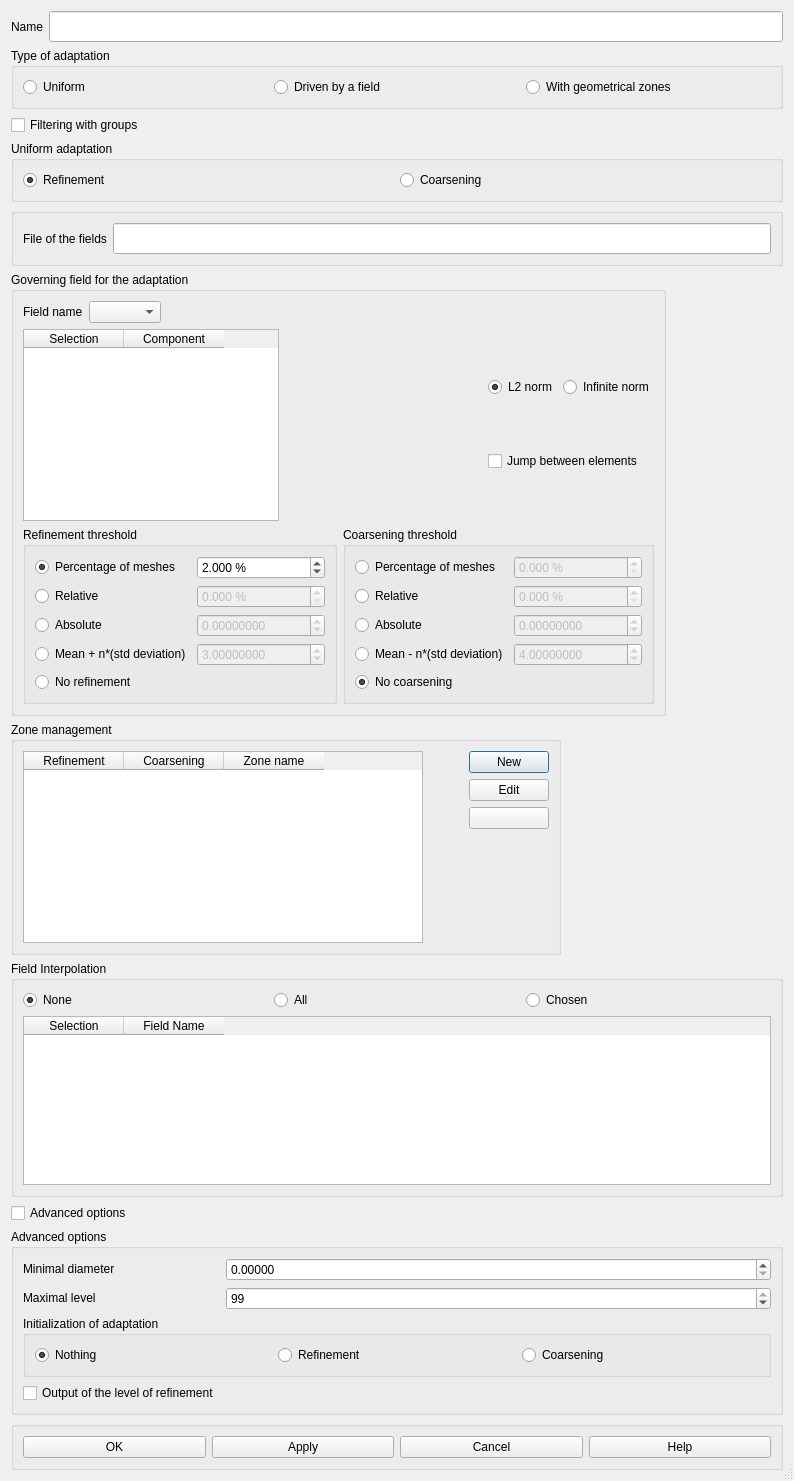
<?xml version="1.0" encoding="UTF-8"?>
<ui version="4.0">
 <class>CreateHypothesis</class>
 <widget class="QDialog" name="CreateHypothesis">
  <property name="geometry">
   <rect>
    <x>0</x>
    <y>0</y>
    <width>794</width>
    <height>1481</height>
   </rect>
  </property>
  <property name="sizePolicy">
   <sizepolicy hsizetype="Fixed" vsizetype="Fixed">
    <horstretch>0</horstretch>
    <verstretch>0</verstretch>
   </sizepolicy>
  </property>
  <property name="windowTitle">
   <string>Create an hypothesis</string>
  </property>
  <property name="autoFillBackground">
   <bool>true</bool>
  </property>
  <property name="sizeGripEnabled">
   <bool>true</bool>
  </property>
  <layout class="QGridLayout" name="gridLayout_3">
   <item row="0" column="1">
    <widget class="QLineEdit" name="LEHypothesisName">
     <property name="minimumSize">
      <size>
       <width>382</width>
       <height>31</height>
      </size>
     </property>
     <property name="maxLength">
      <number>32</number>
     </property>
    </widget>
   </item>
   <item row="1" column="0" colspan="2">
    <widget class="QGroupBox" name="GBTypeAdaptation">
     <property name="title">
      <string>Type of adaptation</string>
     </property>
     <layout class="QHBoxLayout">
      <property name="spacing">
       <number>6</number>
      </property>
      <property name="margin">
       <number>9</number>
      </property>
      <item>
       <widget class="QRadioButton" name="RBUniforme">
        <property name="text">
         <string>Uniform</string>
        </property>
        <property name="checkable">
         <bool>true</bool>
        </property>
       </widget>
      </item>
      <item>
       <widget class="QRadioButton" name="RBChamp">
        <property name="text">
         <string>Driven by a field</string>
        </property>
       </widget>
      </item>
      <item>
       <widget class="QRadioButton" name="RBZone">
        <property name="text">
         <string>With geometrical zones</string>
        </property>
       </widget>
      </item>
     </layout>
    </widget>
   </item>
   <item row="3" column="0" colspan="2">
    <widget class="QGroupBox" name="GBUniform">
     <property name="title">
      <string>Uniform adaptation</string>
     </property>
     <layout class="QGridLayout">
      <property name="margin">
       <number>9</number>
      </property>
      <property name="spacing">
       <number>6</number>
      </property>
      <item row="0" column="1">
       <widget class="QRadioButton" name="RBUniDera">
        <property name="text">
         <string>Coarsening</string>
        </property>
       </widget>
      </item>
      <item row="0" column="0">
       <widget class="QRadioButton" name="RBUniRaff">
        <property name="text">
         <string>Refinement</string>
        </property>
        <property name="checked">
         <bool>true</bool>
        </property>
       </widget>
      </item>
     </layout>
    </widget>
   </item>
   <item row="4" column="0" colspan="2">
    <widget class="QGroupBox" name="GBFieldFile">
     <property name="title">
      <string/>
     </property>
     <layout class="QGridLayout">
      <property name="margin">
       <number>9</number>
      </property>
      <property name="spacing">
       <number>6</number>
      </property>
      <item row="0" column="0">
       <widget class="QLabel" name="FieldFile">
        <property name="text">
         <string>File of the fields</string>
        </property>
       </widget>
      </item>
      <item row="0" column="1">
       <widget class="QLineEdit" name="LEFieldFile">
        <property name="minimumSize">
         <size>
          <width>282</width>
          <height>31</height>
         </size>
        </property>
       </widget>
      </item>
     </layout>
    </widget>
   </item>
   <item row="5" column="0" colspan="2">
    <widget class="QGroupBox" name="GBFieldManagement">
     <property name="sizePolicy">
      <sizepolicy hsizetype="Fixed" vsizetype="Fixed">
       <horstretch>0</horstretch>
       <verstretch>0</verstretch>
      </sizepolicy>
     </property>
     <property name="title">
      <string>Governing field for the adaptation</string>
     </property>
     <layout class="QGridLayout">
      <property name="margin">
       <number>9</number>
      </property>
      <property name="spacing">
       <number>6</number>
      </property>
      <item row="0" column="0">
       <layout class="QHBoxLayout">
        <property name="spacing">
         <number>6</number>
        </property>
        <property name="margin">
         <number>0</number>
        </property>
        <item>
         <widget class="QLabel" name="FieldName">
          <property name="text">
           <string>Field name</string>
          </property>
         </widget>
        </item>
        <item>
         <widget class="QComboBox" name="CBFieldName">
          <property name="sizePolicy">
           <sizepolicy hsizetype="Fixed" vsizetype="Fixed">
            <horstretch>0</horstretch>
            <verstretch>0</verstretch>
           </sizepolicy>
          </property>
          <property name="editable">
           <bool>false</bool>
          </property>
          <property name="sizeAdjustPolicy">
           <enum>QComboBox::AdjustToContents</enum>
          </property>
         </widget>
        </item>
        <item>
         <spacer>
          <property name="orientation">
           <enum>Qt::Horizontal</enum>
          </property>
          <property name="sizeHint" stdset="0">
           <size>
            <width>48</width>
            <height>20</height>
           </size>
          </property>
         </spacer>
        </item>
       </layout>
      </item>
      <item row="1" column="0">
       <layout class="QHBoxLayout">
        <property name="spacing">
         <number>6</number>
        </property>
        <property name="margin">
         <number>0</number>
        </property>
        <item>
         <widget class="QTableWidget" name="TWCMP">
          <property name="editTriggers">
           <set>QAbstractItemView::AnyKeyPressed|QAbstractItemView::DoubleClicked|QAbstractItemView::EditKeyPressed|QAbstractItemView::SelectedClicked</set>
          </property>
          <property name="showGrid">
           <bool>true</bool>
          </property>
          <property name="rowCount">
           <number>0</number>
          </property>
          <property name="columnCount">
           <number>2</number>
          </property>
          <column>
           <property name="text">
            <string>Selection</string>
           </property>
          </column>
          <column>
           <property name="text">
            <string>Component</string>
           </property>
          </column>
         </widget>
        </item>
        <item>
         <spacer>
          <property name="orientation">
           <enum>Qt::Horizontal</enum>
          </property>
          <property name="sizeHint" stdset="0">
           <size>
            <width>60</width>
            <height>20</height>
           </size>
          </property>
         </spacer>
        </item>
        <item>
         <layout class="QVBoxLayout">
          <property name="spacing">
           <number>6</number>
          </property>
          <property name="margin">
           <number>0</number>
          </property>
          <item>
           <layout class="QHBoxLayout">
            <property name="spacing">
             <number>6</number>
            </property>
            <property name="margin">
             <number>0</number>
            </property>
            <item>
             <widget class="QRadioButton" name="RBL2">
              <property name="text">
               <string>L2 norm</string>
              </property>
              <property name="checked">
               <bool>true</bool>
              </property>
             </widget>
            </item>
            <item>
             <widget class="QRadioButton" name="RBInf">
              <property name="text">
               <string>Infinite norm</string>
              </property>
              <property name="checked">
               <bool>false</bool>
              </property>
             </widget>
            </item>
           </layout>
          </item>
          <item>
           <widget class="QCheckBox" name="CBJump">
            <property name="text">
             <string>Jump between elements</string>
            </property>
           </widget>
          </item>
         </layout>
        </item>
       </layout>
      </item>
      <item row="2" column="0">
       <layout class="QHBoxLayout">
        <property name="spacing">
         <number>6</number>
        </property>
        <property name="margin">
         <number>0</number>
        </property>
        <item>
         <widget class="QGroupBox" name="GBRefinementThresholds">
          <property name="sizePolicy">
           <sizepolicy hsizetype="Fixed" vsizetype="Fixed">
            <horstretch>0</horstretch>
            <verstretch>0</verstretch>
           </sizepolicy>
          </property>
          <property name="title">
           <string>Refinement threshold</string>
          </property>
          <layout class="QGridLayout">
           <property name="margin">
            <number>9</number>
           </property>
           <property name="spacing">
            <number>6</number>
           </property>
           <item row="0" column="0">
            <widget class="QRadioButton" name="RBRPE">
             <property name="text">
              <string>Percentage of meshes</string>
             </property>
             <property name="checkable">
              <bool>true</bool>
             </property>
             <property name="checked">
              <bool>true</bool>
             </property>
            </widget>
           </item>
           <item row="0" column="1">
            <widget class="QDoubleSpinBox" name="SpinBox_RPE">
             <property name="suffix">
              <string> %</string>
             </property>
             <property name="decimals">
              <number>3</number>
             </property>
             <property name="maximum">
              <double>100.000000000000000</double>
             </property>
             <property name="singleStep">
              <double>0.100000000000000</double>
             </property>
             <property name="value">
              <double>2.000000000000000</double>
             </property>
            </widget>
           </item>
           <item row="1" column="0">
            <widget class="QRadioButton" name="RBRRel">
             <property name="text">
              <string>Relative</string>
             </property>
            </widget>
           </item>
           <item row="1" column="1">
            <widget class="QDoubleSpinBox" name="SpinBox_RRel">
             <property name="enabled">
              <bool>false</bool>
             </property>
             <property name="suffix">
              <string> %</string>
             </property>
             <property name="decimals">
              <number>3</number>
             </property>
             <property name="maximum">
              <double>100.000000000000000</double>
             </property>
             <property name="singleStep">
              <double>0.100000000000000</double>
             </property>
            </widget>
           </item>
           <item row="2" column="0">
            <widget class="QRadioButton" name="RBRAbs">
             <property name="text">
              <string>Absolute</string>
             </property>
            </widget>
           </item>
           <item row="2" column="1">
            <widget class="QDoubleSpinBox" name="SpinBox_RAbs">
             <property name="enabled">
              <bool>false</bool>
             </property>
             <property name="decimals">
              <number>8</number>
             </property>
             <property name="minimum">
              <double>-1000000000000.000000000000000</double>
             </property>
             <property name="maximum">
              <double>1000000000000.000000000000000</double>
             </property>
             <property name="singleStep">
              <double>0.100000000000000</double>
             </property>
            </widget>
           </item>
           <item row="3" column="0">
            <widget class="QRadioButton" name="RBRMuSigma">
             <property name="text">
              <string>Mean + n*(std deviation)</string>
             </property>
            </widget>
           </item>
           <item row="3" column="1">
            <widget class="QDoubleSpinBox" name="SpinBox_RMuSigma">
             <property name="enabled">
              <bool>false</bool>
             </property>
             <property name="decimals">
              <number>8</number>
             </property>
             <property name="minimum">
              <double>-1000000000000.000000000000000</double>
             </property>
             <property name="maximum">
              <double>1000000000000.000000000000000</double>
             </property>
             <property name="singleStep">
              <double>0.100000000000000</double>
             </property>
             <property name="value">
              <double>3.000000000000000</double>
             </property>
            </widget>
           </item>
           <item row="4" column="0">
            <widget class="QRadioButton" name="RBRNo">
             <property name="text">
              <string>No refinement</string>
             </property>
            </widget>
           </item>
          </layout>
         </widget>
        </item>
        <item>
         <widget class="QGroupBox" name="GBCoarseningThresholds">
          <property name="title">
           <string>Coarsening threshold</string>
          </property>
          <layout class="QGridLayout">
           <property name="margin">
            <number>9</number>
           </property>
           <property name="spacing">
            <number>6</number>
           </property>
           <item row="0" column="0">
            <widget class="QRadioButton" name="RBCPE">
             <property name="text">
              <string>Percentage of meshes</string>
             </property>
             <property name="checkable">
              <bool>true</bool>
             </property>
             <property name="checked">
              <bool>false</bool>
             </property>
            </widget>
           </item>
           <item row="0" column="1">
            <widget class="QDoubleSpinBox" name="SpinBox_CPE">
             <property name="enabled">
              <bool>false</bool>
             </property>
             <property name="suffix">
              <string> %</string>
             </property>
             <property name="decimals">
              <number>3</number>
             </property>
             <property name="maximum">
              <double>100.000000000000000</double>
             </property>
             <property name="singleStep">
              <double>0.100000000000000</double>
             </property>
            </widget>
           </item>
           <item row="1" column="0">
            <widget class="QRadioButton" name="RBCRel">
             <property name="text">
              <string>Relative</string>
             </property>
            </widget>
           </item>
           <item row="1" column="1">
            <widget class="QDoubleSpinBox" name="SpinBox_CRel">
             <property name="enabled">
              <bool>false</bool>
             </property>
             <property name="suffix">
              <string> %</string>
             </property>
             <property name="decimals">
              <number>3</number>
             </property>
             <property name="maximum">
              <double>100.000000000000000</double>
             </property>
             <property name="singleStep">
              <double>0.100000000000000</double>
             </property>
            </widget>
           </item>
           <item row="2" column="0">
            <widget class="QRadioButton" name="RBCAbs">
             <property name="text">
              <string>Absolute</string>
             </property>
            </widget>
           </item>
           <item row="2" column="1">
            <widget class="QDoubleSpinBox" name="SpinBox_CAbs">
             <property name="enabled">
              <bool>false</bool>
             </property>
             <property name="decimals">
              <number>8</number>
             </property>
             <property name="minimum">
              <double>-1000000000000.000000000000000</double>
             </property>
             <property name="maximum">
              <double>1000000000000.000000000000000</double>
             </property>
             <property name="singleStep">
              <double>0.100000000000000</double>
             </property>
            </widget>
           </item>
           <item row="3" column="0">
            <widget class="QRadioButton" name="RBCMuSigma">
             <property name="text">
              <string>Mean - n*(std deviation)</string>
             </property>
            </widget>
           </item>
           <item row="3" column="1">
            <widget class="QDoubleSpinBox" name="SpinBox_CMuSigma">
             <property name="enabled">
              <bool>false</bool>
             </property>
             <property name="decimals">
              <number>8</number>
             </property>
             <property name="minimum">
              <double>-1000000000000.000000000000000</double>
             </property>
             <property name="maximum">
              <double>1000000000000.000000000000000</double>
             </property>
             <property name="singleStep">
              <double>0.100000000000000</double>
             </property>
             <property name="value">
              <double>4.000000000000000</double>
             </property>
            </widget>
           </item>
           <item row="4" column="0">
            <widget class="QRadioButton" name="RBCNo">
             <property name="text">
              <string>No coarsening</string>
             </property>
             <property name="checked">
              <bool>true</bool>
             </property>
            </widget>
           </item>
          </layout>
         </widget>
        </item>
       </layout>
      </item>
     </layout>
    </widget>
   </item>
   <item row="6" column="0" colspan="2">
    <widget class="QGroupBox" name="GBAreaManagement">
     <property name="sizePolicy">
      <sizepolicy hsizetype="Fixed" vsizetype="Fixed">
       <horstretch>0</horstretch>
       <verstretch>0</verstretch>
      </sizepolicy>
     </property>
     <property name="title">
      <string>Zone management</string>
     </property>
     <layout class="QGridLayout" name="gridLayout_4">
      <item row="0" column="0">
       <widget class="QTableWidget" name="TWZone">
        <property name="minimumSize">
         <size>
          <width>400</width>
          <height>0</height>
         </size>
        </property>
        <property name="editTriggers">
         <set>QAbstractItemView::AnyKeyPressed|QAbstractItemView::DoubleClicked|QAbstractItemView::EditKeyPressed|QAbstractItemView::SelectedClicked</set>
        </property>
        <property name="showGrid">
         <bool>true</bool>
        </property>
        <property name="rowCount">
         <number>0</number>
        </property>
        <property name="columnCount">
         <number>3</number>
        </property>
        <column>
         <property name="text">
          <string>Refinement</string>
         </property>
        </column>
        <column>
         <property name="text">
          <string>Coarsening</string>
         </property>
        </column>
        <column>
         <property name="text">
          <string>Zone name</string>
         </property>
        </column>
       </widget>
      </item>
      <item row="0" column="1">
       <spacer name="horizontalSpacer">
        <property name="orientation">
         <enum>Qt::Horizontal</enum>
        </property>
        <property name="sizeHint" stdset="0">
         <size>
          <width>40</width>
          <height>20</height>
         </size>
        </property>
       </spacer>
      </item>
      <item row="0" column="2">
       <layout class="QVBoxLayout">
        <property name="spacing">
         <number>6</number>
        </property>
        <property name="margin">
         <number>0</number>
        </property>
        <item>
         <layout class="QVBoxLayout">
          <property name="spacing">
           <number>6</number>
          </property>
          <property name="margin">
           <number>0</number>
          </property>
          <item>
           <widget class="QPushButton" name="PBZoneNew">
            <property name="text">
             <string>New</string>
            </property>
           </widget>
          </item>
          <item>
           <widget class="QPushButton" name="PBZoneEdit">
            <property name="text">
             <string>Edit</string>
            </property>
           </widget>
          </item>
          <item>
           <widget class="QPushButton" name="PBZoneDelete">
            <property name="text">
             <string/>
            </property>
           </widget>
          </item>
         </layout>
        </item>
        <item>
         <spacer>
          <property name="orientation">
           <enum>Qt::Vertical</enum>
          </property>
          <property name="sizeHint" stdset="0">
           <size>
            <width>20</width>
            <height>48</height>
           </size>
          </property>
         </spacer>
        </item>
       </layout>
      </item>
     </layout>
    </widget>
   </item>
   <item row="7" column="0" colspan="2">
    <widget class="QGroupBox" name="GBField">
     <property name="title">
      <string>Field Interpolation</string>
     </property>
     <layout class="QGridLayout">
      <property name="margin">
       <number>9</number>
      </property>
      <property name="spacing">
       <number>6</number>
      </property>
      <item row="0" column="0">
       <layout class="QGridLayout">
        <property name="margin">
         <number>0</number>
        </property>
        <property name="spacing">
         <number>6</number>
        </property>
        <item row="0" column="0">
         <widget class="QRadioButton" name="RBFieldNo">
          <property name="text">
           <string>None</string>
          </property>
          <property name="checked">
           <bool>true</bool>
          </property>
         </widget>
        </item>
        <item row="0" column="1">
         <widget class="QRadioButton" name="RBFieldAll">
          <property name="text">
           <string>All</string>
          </property>
          <property name="checked">
           <bool>false</bool>
          </property>
         </widget>
        </item>
        <item row="0" column="2">
         <widget class="QRadioButton" name="RBFieldChosen">
          <property name="text">
           <string>Chosen</string>
          </property>
          <property name="checked">
           <bool>false</bool>
          </property>
         </widget>
        </item>
       </layout>
      </item>
      <item row="1" column="0">
       <widget class="QTableWidget" name="TWField">
        <column>
         <property name="text">
          <string>Selection</string>
         </property>
        </column>
        <column>
         <property name="text">
          <string>Field Name</string>
         </property>
        </column>
       </widget>
      </item>
     </layout>
    </widget>
   </item>
   <item row="2" column="0" colspan="2">
    <widget class="QCheckBox" name="CBGroupe">
     <property name="text">
      <string>Filtering with groups</string>
     </property>
    </widget>
   </item>
   <item row="8" column="0" colspan="2">
    <widget class="QCheckBox" name="CBAdvanced">
     <property name="text">
      <string>Advanced options</string>
     </property>
    </widget>
   </item>
   <item row="9" column="0" colspan="2">
    <widget class="QGroupBox" name="GBAdvancedOptions">
     <property name="title">
      <string>Advanced options</string>
     </property>
     <layout class="QGridLayout" name="gridLayout_1">
      <item row="0" column="0">
       <widget class="QLabel" name="TLMinimalDiameter">
        <property name="sizePolicy">
         <sizepolicy hsizetype="Fixed" vsizetype="Fixed">
          <horstretch>0</horstretch>
          <verstretch>0</verstretch>
         </sizepolicy>
        </property>
        <property name="text">
         <string>Minimal diameter</string>
        </property>
        <property name="wordWrap">
         <bool>false</bool>
        </property>
       </widget>
      </item>
      <item row="0" column="1">
       <widget class="QDoubleSpinBox" name="doubleSpinBoxDiamMin">
        <property name="decimals">
         <number>5</number>
        </property>
       </widget>
      </item>
      <item row="1" column="0">
       <widget class="QLabel" name="TLMaximalLevel">
        <property name="sizePolicy">
         <sizepolicy hsizetype="Fixed" vsizetype="Fixed">
          <horstretch>0</horstretch>
          <verstretch>0</verstretch>
         </sizepolicy>
        </property>
        <property name="text">
         <string>Maximal level</string>
        </property>
        <property name="wordWrap">
         <bool>false</bool>
        </property>
       </widget>
      </item>
      <item row="1" column="1">
       <widget class="QSpinBox" name="spinBoxNivMax">
        <property name="value">
         <number>99</number>
        </property>
       </widget>
      </item>
      <item row="2" column="0" colspan="2">
       <widget class="QGroupBox" name="GBAdapInit">
        <property name="title">
         <string>Initialization of adaptation</string>
        </property>
        <layout class="QGridLayout" name="gridLayout_2">
         <item row="0" column="0">
          <widget class="QRadioButton" name="RBAIN">
           <property name="text">
            <string>Nothing</string>
           </property>
           <property name="checked">
            <bool>true</bool>
           </property>
          </widget>
         </item>
         <item row="0" column="1">
          <widget class="QRadioButton" name="RBAIR">
           <property name="text">
            <string>Refinement</string>
           </property>
          </widget>
         </item>
         <item row="0" column="2">
          <widget class="QRadioButton" name="RBAID">
           <property name="text">
            <string>Coarsening</string>
           </property>
          </widget>
         </item>
        </layout>
       </widget>
      </item>
      <item row="3" column="0">
       <widget class="QCheckBox" name="CBLevelOutput">
        <property name="text">
         <string>Output of the level of refinement</string>
        </property>
       </widget>
      </item>
     </layout>
    </widget>
   </item>
   <item row="10" column="0" colspan="2">
    <widget class="QGroupBox" name="GBButtons">
     <property name="title">
      <string/>
     </property>
     <layout class="QGridLayout">
      <property name="margin">
       <number>9</number>
      </property>
      <property name="spacing">
       <number>6</number>
      </property>
      <item row="0" column="0">
       <widget class="QPushButton" name="buttonOk">
        <property name="text">
         <string>OK</string>
        </property>
       </widget>
      </item>
      <item row="0" column="1">
       <widget class="QPushButton" name="buttonApply">
        <property name="text">
         <string>Apply</string>
        </property>
       </widget>
      </item>
      <item row="0" column="2">
       <widget class="QPushButton" name="buttonCancel">
        <property name="text">
         <string>Cancel</string>
        </property>
       </widget>
      </item>
      <item row="0" column="3">
       <widget class="QPushButton" name="buttonHelp">
        <property name="text">
         <string>Help</string>
        </property>
       </widget>
      </item>
     </layout>
    </widget>
   </item>
   <item row="0" column="0">
    <widget class="QLabel" name="Name">
     <property name="text">
      <string>Name</string>
     </property>
    </widget>
   </item>
  </layout>
  <zorder>LEHypothesisName</zorder>
  <zorder>GBTypeAdaptation</zorder>
  <zorder>GBUniform</zorder>
  <zorder>GBFieldFile</zorder>
  <zorder>GBFieldManagement</zorder>
  <zorder>GBAreaManagement</zorder>
  <zorder>GBField</zorder>
  <zorder>CBGroupe</zorder>
  <zorder>CBAdvanced</zorder>
  <zorder>GBAdvancedOptions</zorder>
  <zorder>GBButtons</zorder>
  <zorder></zorder>
  <zorder>Name</zorder>
 </widget>
 <resources/>
 <connections/>
</ui>
